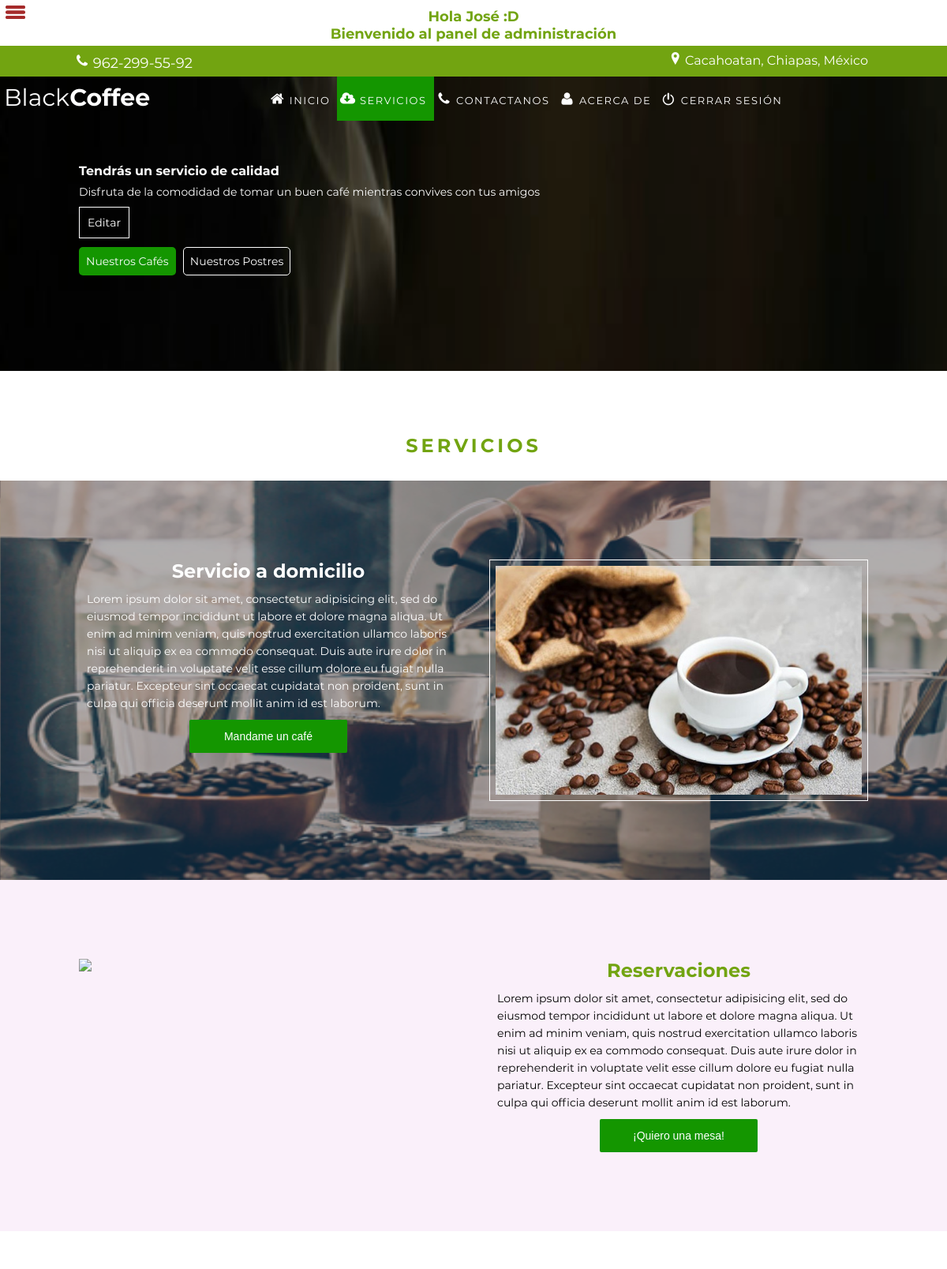
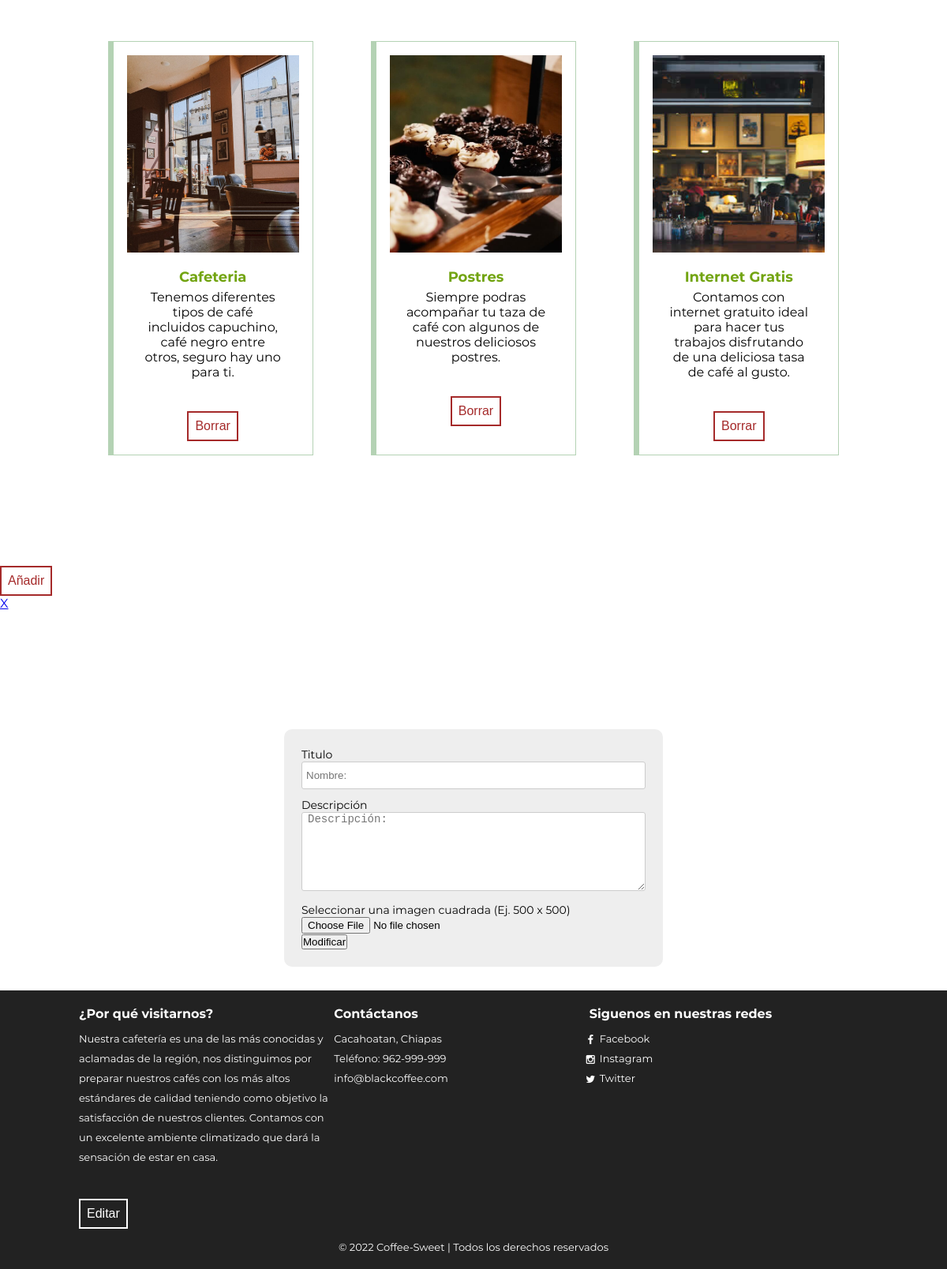
Page /admin/controller/services.controller.php?action=services (signed in) on the committed database (2 pictures, top to bottom).
### tables this page shows
CREATE TABLE `banner_two` (
  `id` int(11) NOT NULL,
  `title` varchar(300) NOT NULL,
  `txt` text NOT NULL
);

CREATE TABLE `services` (
  `id` int(11) NOT NULL,
  `title` varchar(300) DEFAULT NULL,
  `txt` text DEFAULT NULL,
  `img` varchar(300) DEFAULT NULL
);

CREATE TABLE `footer` (
  `id` int(11) NOT NULL,
  `description` text DEFAULT NULL,
  `place` varchar(300) DEFAULT NULL,
  `phone` varchar(300) DEFAULT NULL,
  `mail` varchar(300) DEFAULT NULL,
  `facebook` varchar(300) DEFAULT NULL,
  `instagram` varchar(300) DEFAULT NULL,
  `twitter` varchar(300) DEFAULT NULL
);

### admin/controller/services.controller.php (called while the page is built, shortened)
<?php
require("../model/inicio.model.php");
$services = new Inicio();
$services_array = $services->get_services();
$bannerTwo = $services->get_banner_two();
$footer_array = $services->get_footer();
require("../view/navigation.php");
require("../view/banner.php");
require("../view/services.view.php");
require("../view/footer.php");
?>

### admin/model/conectar.php (called while the page is built)
<?php
class Conectar {
	public static function conexion() {
		try {
			$conexion = new PDO('mysql:host=localhost;dbname=blackcoffee','root','');
			$conexion->setAttribute(PDO::ATTR_ERRMODE, PDO::ERRMODE_EXCEPTION);
			$conexion->exec('SET CHARACTER SET UTF8');
		} catch (Exception $e) {
			die('Error: ' . $e->getMessage());
			echo "Error en la linea: " . $e->getLine();
		}
		return $conexion;
	}
}
?>

### admin/model/inicio.model.php (called while the page is built, shortened)
<?php
class Inicio {
	private $db;
	public function __construct() {
		require_once("conectar.php");
		$this->db=Conectar::conexion();
	}
	public function get_banner_two() {
		$consulta=$this->db->query("SELECT * FROM banner_two");
		while ($fila=$consulta->fetch(PDO::FETCH_ASSOC)) {
			$banner[] = $fila;
		}
		return $banner;
	}
	public function get_services() {
		$consulta = $this->db->query("SELECT * FROM services");
		while ($fila = $consulta->fetch(PDO::FETCH_ASSOC)) {
			$services[] = $fila;
		}
		return $services;
	}
	public function get_footer() {
		$consulta = $this->db->query("SELECT * FROM footer");
		while ($fila = $consulta->fetch(PDO::FETCH_ASSOC)) {
			$footer[] = $fila;
		}
		return $footer;
	}
}
?>

### admin/view/services.view.php (the view, shortened to what this page needs)
    <h3 class="service-title" id="services">SERVICIOS</h3>
        <div class="home__delivery">
            <div class="home__delivery-background">
                <div class="home__delivery--flex container">
                    <div class="home__delivery-column home__delivery-column--1">
                        <h2 class="home__delivery-title">Servicio a domicilio</h2>
                        <p class="home__delivery-txt">Lorem ipsum dolor sit amet, consectetur adipisicing elit, sed do eiusmod
                        tempor incididunt ut labore et dolore magna aliqua. Ut enim ad minim veniam,
                        quis nostrud exercitation ullamco laboris nisi ut aliquip ex ea commodo
                        consequat. Duis aute irure dolor in reprehenderit in voluptate velit esse
                        cillum dolore eu fugiat nulla pariatur. Excepteur sint occaecat cupidatat non
                        proident, sunt in culpa qui officia deserunt mollit anim id est laborum.</p>
                        <a href="home_delivery.controller.php"><button class="home__delivery-button">Mandame un café</button></a>
                    </div>
                    <div class="home__delivery-column home__delivery-column--2">
                        <div class="home__delivery-border__img">
                            <img class="home__delivery-img" src="../img/coffee.jpg">
                        </div>
                    </div>
                </div>
            </div>
        </div>
        <div class="reservation__table">
            <div class="reservation__table-background">
                <div class="reservation__table--flex container">
                    <div class="reservation__table-column reservation__table-column--1">
                        <img class="reservation__table-img" src="../../img/reservation.jpeg">
                    </div>
                    <div class="reservation__table-column reservation__table-column--2">
                        <h2 class="reservation__table-title">Reservaciones</h2>
                        <p class="reservation__table-txt">Lorem ipsum dolor sit amet, consectetur adipisicing elit, sed do eiusmod
                        tempor incididunt ut labore et dolore magna aliqua. Ut enim ad minim veniam,
                        quis nostrud exercitation ullamco laboris nisi ut aliquip ex ea commodo
                        consequat. Duis aute irure dolor in reprehenderit in voluptate velit esse
                        cillum dolore eu fugiat nulla pariatur. Excepteur sint occaecat cupidatat non
                        proident, sunt in culpa qui officia deserunt mollit anim id est laborum.
                    </p>
                    <a href="../controller/reservation.controller.php"><button class="reservation__table-button">¡Quiero una mesa!</button></a>
                    </div>
                </div>
            </div>
        </div>
<div class="service__container-background">
    <div class="service__container container">
        <?php foreach($services_array as $services): ?>
        <div class="service__column">
            <div class="service__column-content__img">
                <img src="../../img/<?php echo $services['img']; ?>" class="service__column-img" alt="Cafeteria" title="Cafeteria">
            </div>
            <div class="service__column-text">
                <h3 class="service__column-title"><?php echo ucwords($services['title']); ?> </h3>
                <p class="service__column-txt"><? echo $services['txt']; ?></p>
            </div>
            <a href="<?php echo '#' . $services['title']; ?>"><button class="services-delete">Borrar</button></a>
        </div>
        <?php endforeach; ?>
    </div>
    <a href="#form-services-container"><button class="services-add">Añadir</button></a>
</div>
  <div class="form-services-container" id="form-services-container">
    <div class="cerrar-center">
        <a class="cerrar" href="#services">X</a>
    </div>
    <form class="form-services" action="<?php echo htmlspecialchars($_SERVER['PHP_SELF']); ?>" method="POST" enctype="multipart/form-data">
        <label for="services-title">Titulo</label><br>
        <input type="text" name="services-title" id="services-title" placeholder="Nombre:"><br>
        <label for="services-text">Descripción</label><br>
        <textarea name="services-text" placeholder="Descripción:"></textarea><br>
        <label for="image">Seleccionar una imagen cuadrada (Ej. 500 x 500)</label>
        <input type="file" name="image" size="20" value="<?php echo $image; ?>"><br>
        <input type="submit" name="btn-services" value="Modificar">
    </form>
  </div>

### admin/view/banner.php
<?php if(!isset($_GET['action'])) { ?>
   <div class="banner" id="banner">
      <div class="banner__color">
         <div class="banner__content container">
            <div class="banner__text">
                <?php foreach($banner_array as $banner): ?>
                  <h1 id="banner__title" class="banner__title"><?php echo $banner['title']; ?></h1>
                  <h3 id="banner__txt" class="banner__txt"><?php echo $banner['txt']; ?></h3>
                  <a href="view/banner_edit.php?banner-title=<?php echo $banner['title']; ?>&banner-txt=<?php echo $banner['txt']; ?>" class="banner-edit">Editar</a>
                <?php endforeach; ?>
             </div>
             <div class="banner__buttons">
               <div class="banner__buttons-content">
                  <div class="banner__buttons-to_bottom"></div>
               </div>
             </div>
         </div>
       </div>
   </div>
<?php } else { ?>
    <div class="services-banner" id="banner">
        <div class="services-banner__color">
            <div class="services-banner__content container">
               <div class="services-banner__text">
                  <?php foreach($bannerTwo as $banner): ?>
                  <h1 id="banner__title" class="services-banner__title"><?php echo $banner['title']; ?></h1>
                  <h3 id="banner__txt" class="services-banner__txt"><?php echo $banner['txt']; ?></h3>
                  <a href="#form-banner-container" class="banner-edit">Editar</a>
                <?php endforeach; ?>
               </div>
               <div class="services-banner__buttons">
                  <a class="services-banner__buttons-link color-green" href="../#our-coffee">Nuestros Cafés</a>
                  <a class="services-banner__buttons-link" href="../#our-cakes">Nuestros Postres</a>
               </div>
           </div>
        </div>
    </div>
<?php } ?>

### admin/view/footer.php (shortened to what this page needs)
<?php
if (isset($_GET['action'])) {
?>
<footer class="main-footer">
            <?php foreach($footer_array as $footer): ?>
            <div class="container container--flex">
                <div class="footer__column column--33">
                    <h2 class="footer__column-title">¿Por qué visitarnos?</h2>
                    <p class="footer__column-txt"><?php echo $footer['description']; ?></p>
                </div>
                <div class="footer__column column--33">
                    <h2 class="footer__column-title">Contáctanos</h2>
                    <p class="footer__column-txt"><?php echo $footer['place']; ?></p>
                    <p class="footer__column-txt"><?php echo $footer['phone']; ?></p>
                    <p class="footer__column-txt"><?php echo $footer['mail']; ?></p>
                </div>
                <div class="footer__column column--33">
                    <h2 class="footer__column-title">Siguenos en nuestras redes</h2>
                    <p class="footer__column-txt"><a target="_blank" href="<?php echo $footer['facebook']; ?>" class="icon-facebook">Facebook</a></p>
                    <p class="footer__column-txt"><a target="_blank" href="<?php echo $footer['instagram']; ?>" class="icon-instagram">Instagram</a></p>
                    <p class="footer__column-txt"><a target="_blank" href="<?php echo $footer['twitter']; ?>" class="icon-twitter">Twitter</a></p>
                </div>
            <a href="#form-footer-container"><button class="footer-edit">Editar</button></a>
                <p class="copy">&copy; 2022 Coffee-Sweet | Todos los derechos reservados</p>
            </div>
            <?php endforeach; ?>
    </footer>
</body>
</html>
<?php
}
?>

### admin/css/styles.css (style rules this page uses)
[class^="icon-"]:before, [class*=" icon-"]:before { font-family: "untitled-font-1" !important; font-style: normal !important; font-weight: normal !important; font-variant: normal !important; text-transform: none !important; speak: none; line-height: 1; -webkit-font-smoothing: antialiased; -moz-osx-font-smoothing: grayscale; }
.icon-facebook:before { content: "\63"; }
.icon-twitter:before { content: "\64"; }
.icon-instagram:before { content: "\75"; }

### rows in the picture
banner_two: title "Tendrás un servicio de calidad", txt "Disfruta de la comodidad de tomar un buen café mientras convives con tus amigos"
services: img (picture), title "Cafeteria", txt "Tenemos diferentes tipos de café incluidos capuchino, café negro entre otros, seguro hay uno para ti."
services: img (picture), title "Postres", txt "Siempre podras acompañar tu taza de café con algunos de nuestros deliciosos postres."
services: img (picture), title "Internet Gratis", txt "Contamos con internet gratuito ideal para hacer tus trabajos disfrutando de una deliciosa tasa de café al gusto."
footer: description "Nuestra cafetería es una de las más conocidas y aclamadas de la región, nos distinguimos por preparar nuestros cafés con los más altos estándares de calidad teniendo como objetivo la satisfacción de nuestros clientes. Contamos con un excelente ambiente climatizado que dará la sensación de estar en casa.", place "Cacahoatan, Chiapas", phone "Teléfono: 962-999-999", mail "info@blackcoffee.com"

### other values in the picture
$_SESSION['USER'] "José"
